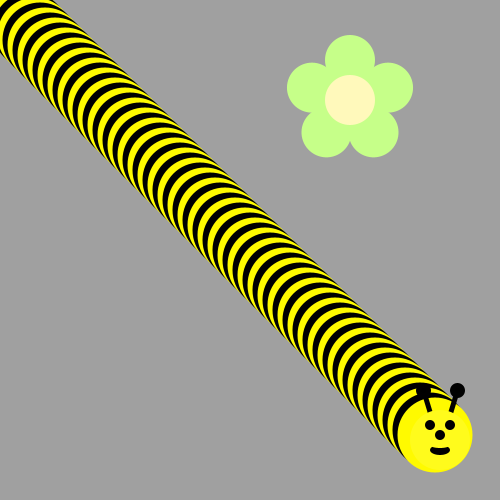
Frame 1 (no input)
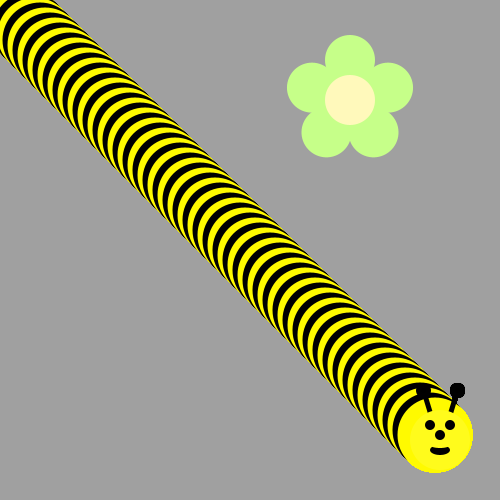
Frame 60 (the mouse pressed at the canvas centre just before this capture)
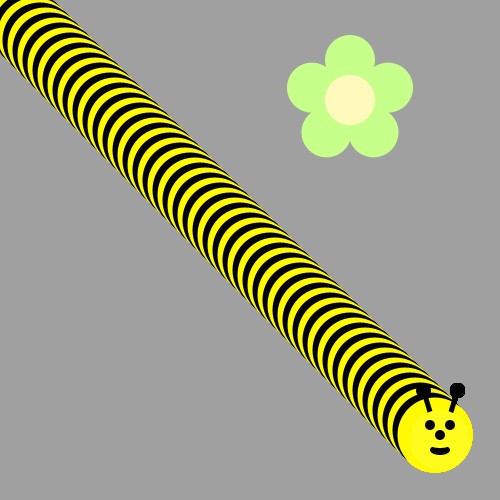
Frame 120 (the mouse held since frame 60 and released just before this capture)

The Processing sketch that drew these frames (run headless with seeded random() and noise(); from frame 60 on, the mouse is pressed at the canvas centre):

// Processing sketch: sketch_190316a
// ── sketch_190316a.pde
void draw() {     
  for (int i=20; i<440; i=i+5) { 
    if(i%2==0){
      fill(0,0,0);
    }
        else if(i%2==1){
      fill(255,250,0);    
        }
    ellipse(i,i,75,75);
  }
  drawBeeFace(440,440);
  //Then put his head on using drawBeeFace(x,y)
  //Use Modulo to make the colors alternate
}

void drawFlower(int x, int y) {
  noStroke();
  translate(x, y);
  // draw 5 petals, rotating after each one
  fill(#c6ff89);      // green
  for (int i = 0; i < 5; i++) {
    ellipse(0, -40, 50, 50);
    rotate(radians(72));
  }
  fill(#fff9bb); // light yellow
  ellipse(0, 0, 50, 50);
} 
void drawBeeFace(int BeeFaceX, int BeeFaceY) {
  noStroke();
  fill(0, 0, 0);
  stroke(1);
  strokeWeight(5);
  line(BeeFaceX-10, BeeFaceY-27, BeeFaceX-17, BeeFaceY-50);
  line(BeeFaceX+10, BeeFaceY-27, BeeFaceX+17, BeeFaceY-50);
  ellipse(BeeFaceX-17, BeeFaceY-50, 10, 10);
  ellipse(BeeFaceX+17, BeeFaceY-50, 10, 10);
  noStroke();
  fill(255, 251, 28);
  ellipse(BeeFaceX, BeeFaceY, 60, 60); // face
  fill(255, 237, 209);
  fill(0, 0, 0);
  ellipse(BeeFaceX-10, BeeFaceY-15, 10, 10); // eyes
  ellipse(BeeFaceX+10, BeeFaceY-15, 10, 10);
  ellipse(BeeFaceX, BeeFaceY-5, 10, 10); // nose
  ellipse(BeeFaceX, BeeFaceY+10, 20, 10);// mouth
  fill(255, 251, 28);
  ellipse(BeeFaceX, BeeFaceY+5, 20, 6);
}

void setup() {
  ellipseMode(CENTER);
  size(500, 500);
  background(160, 160, 160);
  drawFlower(350, 100);
}
